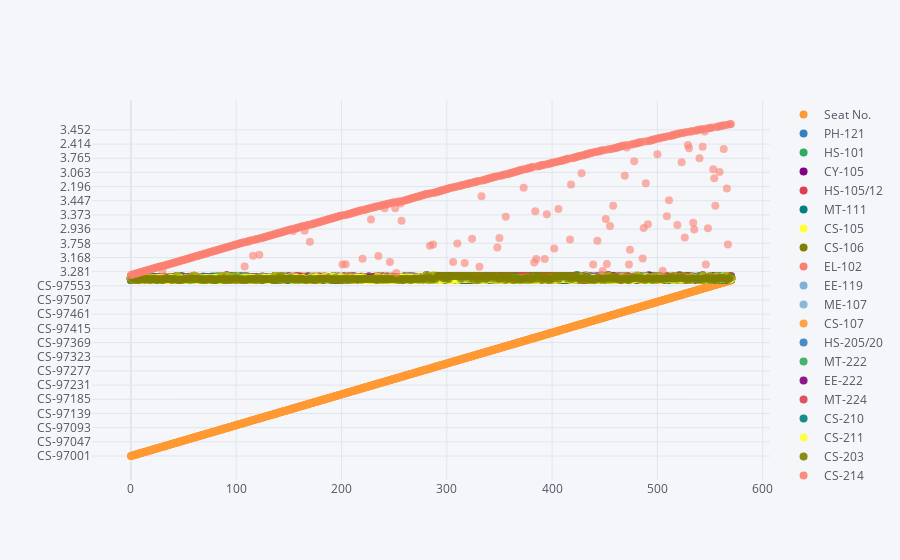

Here is the notebook cell this chart was saved with:
### Code cell
stud.iplot(kind='scatter',mode='markers',size=8)

### Figure 1 — Plotly figure (JSON) as saved in the notebook; plotly's stock layout.template omitted (floating-point values rounded to 4 significant figures; data arrays with more than 128 entries replaced by an {"elided": "..."} marker saying what was removed)
{"data": [{"line": {"color": "rgba(255, 153, 51, 1.0)", "dash": "solid", "shape": "linear", "width": 1.3}, "marker": {"size": 8, "symbol": "circle"}, "mode": "markers", "name": "Seat No.", "text": "", "type": "scatter", "x": {"elided": "571 int values"}, "y": {"elided": "571 str values"}}, {"line": {"color": "rgba(55, 128, 191, 1.0)", "dash": "solid", "shape": "linear", "width": 1.3}, "marker": {"size": 8, "symbol": "circle"}, "mode": "markers", "name": "PH-121", "text": "", "type": "scatter", "x": {"elided": "571 int values"}, "y": {"elided": "571 str values"}}, {"line": {"color": "rgba(50, 171, 96, 1.0)", "dash": "solid", "shape": "linear", "width": 1.3}, "marker": {"size": 8, "symbol": "circle"}, "mode": "markers", "name": "HS-101", "text": "", "type": "scatter", "x": {"elided": "571 int values"}, "y": {"elided": "571 str values"}}, {"line": {"color": "rgba(128, 0, 128, 1.0)", "dash": "solid", "shape": "linear", "width": 1.3}, "marker": {"size": 8, "symbol": "circle"}, "mode": "markers", "name": "CY-105", "text": "", "type": "scatter", "x": {"elided": "571 int values"}, "y": {"elided": "571 str values"}}, {"line": {"color": "rgba(219, 64, 82, 1.0)", "dash": "solid", "shape": "linear", "width": 1.3}, "marker": {"size": 8, "symbol": "circle"}, "mode": "markers", "name": "HS-105/12", "text": "", "type": "scatter", "x": {"elided": "571 int values"}, "y": {"elided": "571 str values"}}, {"line": {"color": "rgba(0, 128, 128, 1.0)", "dash": "solid", "shape": "linear", "width": 1.3}, "marker": {"size": 8, "symbol": "circle"}, "mode": "markers", "name": "MT-111", "text": "", "type": "scatter", "x": {"elided": "571 int values"}, "y": {"elided": "571 str values"}}, {"line": {"color": "rgba(255, 255, 51, 1.0)", "dash": "solid", "shape": "linear", "width": 1.3}, "marker": {"size": 8, "symbol": "circle"}, "mode": "markers", "name": "CS-105", "text": "", "type": "scatter", "x": {"elided": "571 int values"}, "y": {"elided": "571 str values"}}, {"line": {"color": "rgba(128, 128, 0, 1.0)", "dash": "solid", "shape": "linear", "width": 1.3}, "marker": {"size": 8, "symbol": "circle"}, "mode": "markers", "name": "CS-106", "text": "", "type": "scatter", "x": {"elided": "571 int values"}, "y": {"elided": "571 str values"}}, {"line": {"color": "rgba(251, 128, 114, 1.0)", "dash": "solid", "shape": "linear", "width": 1.3}, "marker": {"size": 8, "symbol": "circle"}, "mode": "markers", "name": "EL-102", "text": "", "type": "scatter", "x": {"elided": "571 int values"}, "y": {"elided": "571 str values"}}, {"line": {"color": "rgba(128, 177, 211, 1.0)", "dash": "solid", "shape": "linear", "width": 1.3}, "marker": {"size": 8, "symbol": "circle"}, "mode": "markers", "name": "EE-119", "text": "", "type": "scatter", "x": {"elided": "571 int values"}, "y": {"elided": "571 str values"}}, {"line": {"color": "rgba(128, 177, 211, 0.8999999999999999)", "dash": "solid", "shape": "linear", "width": 1.3}, "marker": {"size": 8, "symbol": "circle"}, "mode": "markers", "name": "ME-107", "text": "", "type": "scatter", "x": {"elided": "571 int values"}, "y": {"elided": "571 str values"}}, {"line": {"color": "rgba(255, 153, 51, 0.8999999999999999)", "dash": "solid", "shape": "linear", "width": 1.3}, "marker": {"size": 8, "symbol": "circle"}, "mode": "markers", "name": "CS-107", "text": "", "type": "scatter", "x": {"elided": "571 int values"}, "y": {"elided": "571 str values"}}, {"line": {"color": "rgba(55, 128, 191, 0.8999999999999999)", "dash": "solid", "shape": "linear", "width": 1.3}, "marker": {"size": 8, "symbol": "circle"}, "mode": "markers", "name": "HS-205/20", "text": "", "type": "scatter", "x": {"elided": "571 int values"}, "y": {"elided": "571 str values"}}, {"line": {"color": "rgba(50, 171, 96, 0.8999999999999999)", "dash": "solid", "shape": "linear", "width": 1.3}, "marker": {"size": 8, "symbol": "circle"}, "mode": "markers", "name": "MT-222", "text": "", "type": "scatter", "x": {"elided": "571 int values"}, "y": {"elided": "571 str values"}}, {"line": {"color": "rgba(128, 0, 128, 0.8999999999999999)", "dash": "solid", "shape": "linear", "width": 1.3}, "marker": {"size": 8, "symbol": "circle"}, "mode": "markers", "name": "EE-222", "text": "", "type": "scatter", "x": {"elided": "571 int values"}, "y": {"elided": "571 str values"}}, {"line": {"color": "rgba(219, 64, 82, 0.8999999999999999)", "dash": "solid", "shape": "linear", "width": 1.3}, "marker": {"size": 8, "symbol": "circle"}, "mode": "markers", "name": "MT-224", "text": "", "type": "scatter", "x": {"elided": "571 int values"}, "y": {"elided": "571 str values"}}, {"line": {"color": "rgba(0, 128, 128, 0.8999999999999999)", "dash": "solid", "shape": "linear", "width": 1.3}, "marker": {"size": 8, "symbol": "circle"}, "mode": "markers", "name": "CS-210", "text": "", "type": "scatter", "x": {"elided": "571 int values"}, "y": {"elided": "571 str values"}}, {"line": {"color": "rgba(255, 255, 51, 0.8999999999999999)", "dash": "solid", "shape": "linear", "width": 1.3}, "marker": {"size": 8, "symbol": "circle"}, "mode": "markers", "name": "CS-211", "text": "", "type": "scatter", "x": {"elided": "571 int values"}, "y": {"elided": "571 str values"}}, {"line": {"color": "rgba(128, 128, 0, 0.8999999999999999)", "dash": "solid", "shape": "linear", "width": 1.3}, "marker": {"size": 8, "symbol": "circle"}, "mode": "markers", "name": "CS-203", "text": "", "type": "scatter", "x": {"elided": "571 int values"}, "y": {"elided": "571 str values"}}, {"line": {"color": "rgba(251, 128, 114, 0.8999999999999999)", "dash": "solid", "shape": "linear", "width": 1.3}, "marker": {"size": 8, "symbol": "circle"}, "mode": "markers", "name": "CS-214", "text": "", "type": "scatter", "x": {"elided": "571 int values"}, "y": {"elided": "571 str values"}}, {"line": {"color": "rgba(251, 128, 114, 0.7999999999999998)", "dash": "solid", "shape": "linear", "width": 1.3}, "marker": {"size": 8, "symbol": "circle"}, "mode": "markers", "name": "EE-217", "text": "", "type": "scatter", "x": {"elided": "571 int values"}, "y": {"elided": "571 str values"}}, {"line": {"color": "rgba(128, 177, 211, 0.7999999999999998)", "dash": "solid", "shape": "linear", "width": 1.3}, "marker": {"size": 8, "symbol": "circle"}, "mode": "markers", "name": "CS-212", "text": "", "type": "scatter", "x": {"elided": "571 int values"}, "y": {"elided": "571 str values"}}, {"line": {"color": "rgba(255, 153, 51, 0.7999999999999998)", "dash": "solid", "shape": "linear", "width": 1.3}, "marker": {"size": 8, "symbol": "circle"}, "mode": "markers", "name": "CS-215", "text": "", "type": "scatter", "x": {"elided": "571 int values"}, "y": {"elided": "571 str values"}}, {"line": {"color": "rgba(55, 128, 191, 0.7999999999999998)", "dash": "solid", "shape": "linear", "width": 1.3}, "marker": {"size": 8, "symbol": "circle"}, "mode": "markers", "name": "MT-331", "text": "", "type": "scatter", "x": {"elided": "571 int values"}, "y": {"elided": "571 str values"}}, {"line": {"color": "rgba(50, 171, 96, 0.7999999999999998)", "dash": "solid", "shape": "linear", "width": 1.3}, "marker": {"size": 8, "symbol": "circle"}, "mode": "markers", "name": "EF-303", "text": "", "type": "scatter", "x": {"elided": "571 int values"}, "y": {"elided": "571 str values"}}, {"line": {"color": "rgba(128, 0, 128, 0.7999999999999998)", "dash": "solid", "shape": "linear", "width": 1.3}, "marker": {"size": 8, "symbol": "circle"}, "mode": "markers", "name": "HS-304", "text": "", "type": "scatter", "x": {"elided": "571 int values"}, "y": {"elided": "571 str values"}}, {"line": {"color": "rgba(219, 64, 82, 0.7999999999999998)", "dash": "solid", "shape": "linear", "width": 1.3}, "marker": {"size": 8, "symbol": "circle"}, "mode": "markers", "name": "CS-301", "text": "", "type": "scatter", "x": {"elided": "571 int values"}, "y": {"elided": "571 str values"}}, {"line": {"color": "rgba(0, 128, 128, 0.7999999999999998)", "dash": "solid", "shape": "linear", "width": 1.3}, "marker": {"size": 8, "symbol": "circle"}, "mode": "markers", "name": "CS-302", "text": "", "type": "scatter", "x": {"elided": "571 int values"}, "y": {"elided": "571 str values"}}, {"line": {"color": "rgba(255, 255, 51, 0.7999999999999998)", "dash": "solid", "shape": "linear", "width": 1.3}, "marker": {"size": 8, "symbol": "circle"}, "mode": "markers", "name": "TC-383", "text": "", "type": "scatter", "x": {"elided": "571 int values"}, "y": {"elided": "571 str values"}}, {"line": {"color": "rgba(128, 128, 0, 0.7999999999999998)", "dash": "solid", "shape": "linear", "width": 1.3}, "marker": {"size": 8, "symbol": "circle"}, "mode": "markers", "name": "MT-442", "text": "", "type": "scatter", "x": {"elided": "571 int values"}, "y": {"elided": "571 str values"}}, {"line": {"color": "rgba(128, 128, 0, 0.7)", "dash": "solid", "shape": "linear", "width": 1.3}, "marker": {"size": 8, "symbol": "circle"}, "mode": "markers", "name": "EL-332", "text": "", "type": "scatter", "x": {"elided": "571 int values"}, "y": {"elided": "571 str values"}}, {"line": {"color": "rgba(251, 128, 114, 0.7)", "dash": "solid", "shape": "linear", "width": 1.3}, "marker": {"size": 8, "symbol": "circle"}, "mode": "markers", "name": "CS-318", "text": "", "type": "scatter", "x": {"elided": "571 int values"}, "y": {"elided": "571 str values"}}, {"line": {"color": "rgba(128, 177, 211, 0.7)", "dash": "solid", "shape": "linear", "width": 1.3}, "marker": {"size": 8, "symbol": "circle"}, "mode": "markers", "name": "CS-306", "text": "", "type": "scatter", "x": {"elided": "571 int values"}, "y": {"elided": "571 str values"}}, {"line": {"color": "rgba(255, 153, 51, 0.7)", "dash": "solid", "shape": "linear", "width": 1.3}, "marker": {"size": 8, "symbol": "circle"}, "mode": "markers", "name": "CS-312", "text": "", "type": "scatter", "x": {"elided": "571 int values"}, "y": {"elided": "571 str values"}}, {"line": {"color": "rgba(55, 128, 191, 0.7)", "dash": "solid", "shape": "linear", "width": 1.3}, "marker": {"size": 8, "symbol": "circle"}, "mode": "markers", "name": "CS-317", "text": "", "type": "scatter", "x": {"elided": "571 int values"}, "y": {"elided": "571 str values"}}, {"line": {"color": "rgba(50, 171, 96, 0.7)", "dash": "solid", "shape": "linear", "width": 1.3}, "marker": {"size": 8, "symbol": "circle"}, "mode": "markers", "name": "CS-403", "text": "", "type": "scatter", "x": {"elided": "571 int values"}, "y": {"elided": "571 str values"}}, {"line": {"color": "rgba(128, 0, 128, 0.7)", "dash": "solid", "shape": "linear", "width": 1.3}, "marker": {"size": 8, "symbol": "circle"}, "mode": "markers", "name": "CS-421", "text": "", "type": "scatter", "x": {"elided": "571 int values"}, "y": {"elided": "571 str values"}}, {"line": {"color": "rgba(219, 64, 82, 0.7)", "dash": "solid", "shape": "linear", "width": 1.3}, "marker": {"size": 8, "symbol": "circle"}, "mode": "markers", "name": "CS-406", "text": "", "type": "scatter", "x": {"elided": "571 int values"}, "y": {"elided": "571 str values"}}, {"line": {"color": "rgba(0, 128, 128, 0.7)", "dash": "solid", "shape": "linear", "width": 1.3}, "marker": {"size": 8, "symbol": "circle"}, "mode": "markers", "name": "CS-414", "text": "", "type": "scatter", "x": {"elided": "571 int values"}, "y": {"elided": "571 str values"}}, {"line": {"color": "rgba(255, 255, 51, 0.7)", "dash": "solid", "shape": "linear", "width": 1.3}, "marker": {"size": 8, "symbol": "circle"}, "mode": "markers", "name": "CS-419", "text": "", "type": "scatter", "x": {"elided": "571 int values"}, "y": {"elided": "571 str values"}}, {"line": {"color": "rgba(255, 255, 51, 0.5999999999999999)", "dash": "solid", "shape": "linear", "width": 1.3}, "marker": {"size": 8, "symbol": "circle"}, "mode": "markers", "name": "CS-423", "text": "", "type": "scatter", "x": {"elided": "571 int values"}, "y": {"elided": "571 str values"}}, {"line": {"color": "rgba(128, 128, 0, 0.5999999999999999)", "dash": "solid", "shape": "linear", "width": 1.3}, "marker": {"size": 8, "symbol": "circle"}, "mode": "markers", "name": "CS-412", "text": "", "type": "scatter", "x": {"elided": "571 int values"}, "y": {"elided": "571 str values"}}, {"line": {"color": "rgba(251, 128, 114, 0.5999999999999999)", "dash": "solid", "shape": "linear", "width": 1.3}, "marker": {"size": 8, "symbol": "circle"}, "mode": "markers", "name": "CGPA", "text": "", "type": "scatter", "x": {"elided": "571 int values"}, "y": {"elided": "571 float values"}}], "layout": {"legend": {"bgcolor": "#F5F6F9", "font": {"color": "#4D5663"}}, "paper_bgcolor": "#F5F6F9", "plot_bgcolor": "#F5F6F9", "title": {"font": {"color": "#4D5663"}}, "xaxis": {"gridcolor": "#E1E5ED", "showgrid": true, "tickfont": {"color": "#4D5663"}, "title": {"font": {"color": "#4D5663"}, "text": ""}, "zerolinecolor": "#E1E5ED"}, "yaxis": {"gridcolor": "#E1E5ED", "showgrid": true, "tickfont": {"color": "#4D5663"}, "title": {"font": {"color": "#4D5663"}, "text": ""}, "zerolinecolor": "#E1E5ED"}}}
